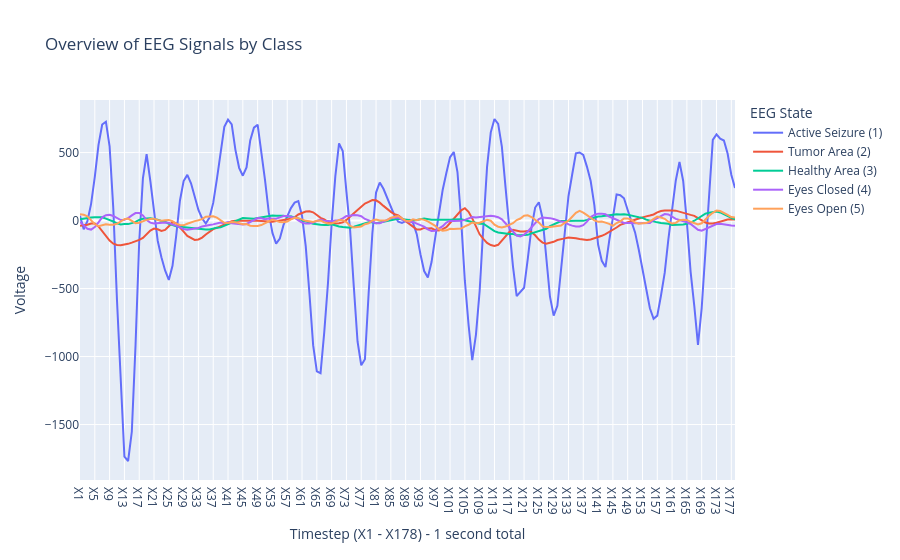

The notebook cell this image was saved under:
### Markdown cell above
### Data visualisation

### Code cell
import plotly.graph_objects as go

class_titles = {
    1: "Active Seizure (1)",
    2: "Tumor Area (2)",
    3: "Healthy Area (3)",
    4: "Eyes Closed (4)",
    5: "Eyes Open (5)"
}

fig = go.Figure()

for item in class_titles:
    
    # one random sample from each class
    sample = train_df[train_df['y'] == item].sample(n=1, random_state=global_seed)
    
    # convert to series
    voltages = sample.drop(columns=['y']).iloc[0]
    
    fig.add_trace(go.Scatter(
        x=voltages.index, 
        y=voltages.values, 
        mode='lines',
        name=class_titles.get(item, f"Class {item}") 
    ))

fig.update_layout(
    title="Overview of EEG Signals by Class",
    xaxis_title="Timestep (X1 - X178) - 1 second total",
    yaxis_title="Voltage",
    legend_title="EEG State",
    hovermode="x unified" 
)

fig.show()

### Figure 1 — Plotly figure (JSON) as saved in the notebook; plotly's stock layout.template omitted (floating-point values rounded to 4 significant figures; data arrays with more than 128 entries replaced by an {"elided": "..."} marker saying what was removed)
{"data": [{"mode": "lines", "name": "Active Seizure (1)", "type": "scatter", "x": {"elided": "178 str values"}, "y": {"elided": "178 int values"}}, {"mode": "lines", "name": "Tumor Area (2)", "type": "scatter", "x": {"elided": "178 str values"}, "y": {"elided": "178 int values"}}, {"mode": "lines", "name": "Healthy Area (3)", "type": "scatter", "x": {"elided": "178 str values"}, "y": {"elided": "178 int values"}}, {"mode": "lines", "name": "Eyes Closed (4)", "type": "scatter", "x": {"elided": "178 str values"}, "y": {"elided": "178 int values"}}, {"mode": "lines", "name": "Eyes Open (5)", "type": "scatter", "x": {"elided": "178 str values"}, "y": {"elided": "178 int values"}}], "layout": {"hovermode": "x unified", "legend": {"title": {"text": "EEG State"}}, "title": {"text": "Overview of EEG Signals by Class"}, "xaxis": {"title": {"text": "Timestep (X1 - X178) - 1 second total"}}, "yaxis": {"title": {"text": "Voltage"}}}}
